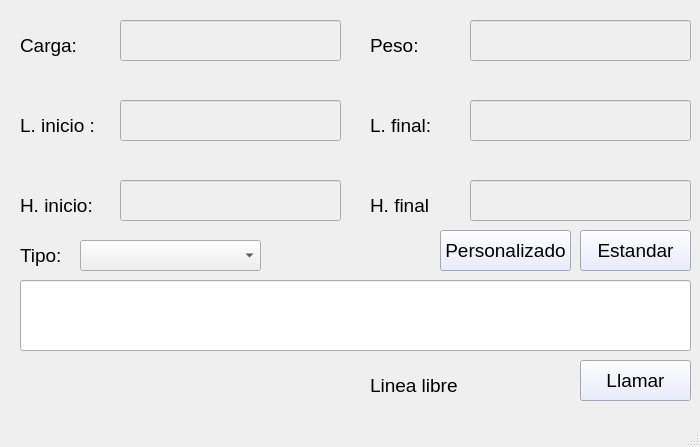
<?xml version="1.0" encoding="UTF-8"?>
<ui version="4.0">
 <class>MainWindow</class>
 <widget class="QMainWindow" name="MainWindow">
  <property name="geometry">
   <rect>
    <x>0</x>
    <y>0</y>
    <width>700</width>
    <height>447</height>
   </rect>
  </property>
  <property name="windowTitle">
   <string>MainWindow</string>
  </property>
  <widget class="QWidget" name="centralwidget">
   <widget class="QLineEdit" name="CargaT">
    <property name="enabled">
     <bool>false</bool>
    </property>
    <property name="geometry">
     <rect>
      <x>120</x>
      <y>20</y>
      <width>221</width>
      <height>41</height>
     </rect>
    </property>
    <property name="font">
     <font>
      <pointsize>14</pointsize>
     </font>
    </property>
    <property name="clearButtonEnabled">
     <bool>true</bool>
    </property>
   </widget>
   <widget class="QLabel" name="labelAdminNuevo_4">
    <property name="geometry">
     <rect>
      <x>20</x>
      <y>30</y>
      <width>91</width>
      <height>31</height>
     </rect>
    </property>
    <property name="font">
     <font>
      <pointsize>14</pointsize>
     </font>
    </property>
    <property name="text">
     <string>Carga:</string>
    </property>
   </widget>
   <widget class="QLabel" name="labelAdminNuevo_5">
    <property name="geometry">
     <rect>
      <x>20</x>
      <y>110</y>
      <width>91</width>
      <height>31</height>
     </rect>
    </property>
    <property name="font">
     <font>
      <pointsize>14</pointsize>
     </font>
    </property>
    <property name="text">
     <string>L. inicio :</string>
    </property>
   </widget>
   <widget class="QLineEdit" name="LugarIT">
    <property name="enabled">
     <bool>false</bool>
    </property>
    <property name="geometry">
     <rect>
      <x>120</x>
      <y>100</y>
      <width>221</width>
      <height>41</height>
     </rect>
    </property>
    <property name="font">
     <font>
      <pointsize>14</pointsize>
     </font>
    </property>
    <property name="clearButtonEnabled">
     <bool>true</bool>
    </property>
   </widget>
   <widget class="QLabel" name="labelAdminNuevo_6">
    <property name="geometry">
     <rect>
      <x>20</x>
      <y>190</y>
      <width>91</width>
      <height>31</height>
     </rect>
    </property>
    <property name="font">
     <font>
      <pointsize>14</pointsize>
     </font>
    </property>
    <property name="text">
     <string>H. inicio:</string>
    </property>
   </widget>
   <widget class="QLineEdit" name="HoraIT">
    <property name="enabled">
     <bool>false</bool>
    </property>
    <property name="geometry">
     <rect>
      <x>120</x>
      <y>180</y>
      <width>221</width>
      <height>41</height>
     </rect>
    </property>
    <property name="font">
     <font>
      <pointsize>14</pointsize>
     </font>
    </property>
    <property name="clearButtonEnabled">
     <bool>true</bool>
    </property>
   </widget>
   <widget class="QLabel" name="labelAdminNuevo_7">
    <property name="geometry">
     <rect>
      <x>370</x>
      <y>190</y>
      <width>91</width>
      <height>31</height>
     </rect>
    </property>
    <property name="font">
     <font>
      <pointsize>14</pointsize>
     </font>
    </property>
    <property name="text">
     <string>H. final</string>
    </property>
   </widget>
   <widget class="QLabel" name="labelAdminNuevo_8">
    <property name="geometry">
     <rect>
      <x>370</x>
      <y>30</y>
      <width>91</width>
      <height>31</height>
     </rect>
    </property>
    <property name="font">
     <font>
      <pointsize>14</pointsize>
     </font>
    </property>
    <property name="text">
     <string>Peso:</string>
    </property>
   </widget>
   <widget class="QLineEdit" name="HoraFT">
    <property name="enabled">
     <bool>false</bool>
    </property>
    <property name="geometry">
     <rect>
      <x>470</x>
      <y>180</y>
      <width>221</width>
      <height>41</height>
     </rect>
    </property>
    <property name="font">
     <font>
      <pointsize>14</pointsize>
     </font>
    </property>
    <property name="clearButtonEnabled">
     <bool>true</bool>
    </property>
   </widget>
   <widget class="QLineEdit" name="PesoT">
    <property name="enabled">
     <bool>false</bool>
    </property>
    <property name="geometry">
     <rect>
      <x>470</x>
      <y>20</y>
      <width>221</width>
      <height>41</height>
     </rect>
    </property>
    <property name="font">
     <font>
      <pointsize>14</pointsize>
     </font>
    </property>
    <property name="clearButtonEnabled">
     <bool>true</bool>
    </property>
   </widget>
   <widget class="QLineEdit" name="LugarFT">
    <property name="enabled">
     <bool>false</bool>
    </property>
    <property name="geometry">
     <rect>
      <x>470</x>
      <y>100</y>
      <width>221</width>
      <height>41</height>
     </rect>
    </property>
    <property name="font">
     <font>
      <pointsize>14</pointsize>
     </font>
    </property>
    <property name="clearButtonEnabled">
     <bool>true</bool>
    </property>
   </widget>
   <widget class="QLabel" name="labelAdminNuevo_9">
    <property name="geometry">
     <rect>
      <x>370</x>
      <y>110</y>
      <width>91</width>
      <height>31</height>
     </rect>
    </property>
    <property name="font">
     <font>
      <pointsize>14</pointsize>
     </font>
    </property>
    <property name="text">
     <string>L. final:</string>
    </property>
   </widget>
   <widget class="QPushButton" name="BotonLlamada">
    <property name="geometry">
     <rect>
      <x>580</x>
      <y>360</y>
      <width>111</width>
      <height>41</height>
     </rect>
    </property>
    <property name="font">
     <font>
      <pointsize>14</pointsize>
     </font>
    </property>
    <property name="styleSheet">
     <string notr="true">background-color: rgb(226, 231, 255);</string>
    </property>
    <property name="text">
     <string>Llamar</string>
    </property>
    <property name="icon">
     <iconset>
      <normaloff>../backup_usb-2022/documentos/Kinect/FinalVersion/buscar.svg</normaloff>../backup_usb-2022/documentos/Kinect/FinalVersion/buscar.svg</iconset>
    </property>
   </widget>
   <widget class="QLabel" name="LabelLlamada">
    <property name="geometry">
     <rect>
      <x>370</x>
      <y>370</y>
      <width>131</width>
      <height>31</height>
     </rect>
    </property>
    <property name="font">
     <font>
      <pointsize>14</pointsize>
     </font>
    </property>
    <property name="text">
     <string>Linea libre</string>
    </property>
   </widget>
   <widget class="QComboBox" name="TCamion">
    <property name="geometry">
     <rect>
      <x>80</x>
      <y>240</y>
      <width>181</width>
      <height>31</height>
     </rect>
    </property>
    <property name="font">
     <font>
      <pointsize>12</pointsize>
     </font>
    </property>
   </widget>
   <widget class="QLabel" name="labelAdminNuevo_10">
    <property name="geometry">
     <rect>
      <x>20</x>
      <y>240</y>
      <width>91</width>
      <height>31</height>
     </rect>
    </property>
    <property name="font">
     <font>
      <pointsize>14</pointsize>
     </font>
    </property>
    <property name="text">
     <string>Tipo:</string>
    </property>
   </widget>
   <widget class="QLineEdit" name="Text_pers">
    <property name="geometry">
     <rect>
      <x>20</x>
      <y>280</y>
      <width>671</width>
      <height>71</height>
     </rect>
    </property>
    <property name="font">
     <font>
      <pointsize>14</pointsize>
     </font>
    </property>
    <property name="alignment">
     <set>Qt::AlignLeading|Qt::AlignLeft|Qt::AlignTop</set>
    </property>
    <property name="clearButtonEnabled">
     <bool>true</bool>
    </property>
   </widget>
   <widget class="QPushButton" name="B_personalizado">
    <property name="geometry">
     <rect>
      <x>440</x>
      <y>230</y>
      <width>131</width>
      <height>41</height>
     </rect>
    </property>
    <property name="font">
     <font>
      <pointsize>14</pointsize>
     </font>
    </property>
    <property name="styleSheet">
     <string notr="true">background-color: rgb(226, 231, 255);</string>
    </property>
    <property name="text">
     <string>Personalizado</string>
    </property>
    <property name="icon">
     <iconset>
      <normaloff>../backup_usb-2022/documentos/Kinect/FinalVersion/buscar.svg</normaloff>../backup_usb-2022/documentos/Kinect/FinalVersion/buscar.svg</iconset>
    </property>
   </widget>
   <widget class="QPushButton" name="B_estandar">
    <property name="geometry">
     <rect>
      <x>580</x>
      <y>230</y>
      <width>111</width>
      <height>41</height>
     </rect>
    </property>
    <property name="font">
     <font>
      <pointsize>14</pointsize>
     </font>
    </property>
    <property name="styleSheet">
     <string notr="true">background-color: rgb(226, 231, 255);</string>
    </property>
    <property name="text">
     <string>Estandar</string>
    </property>
    <property name="icon">
     <iconset>
      <normaloff>../backup_usb-2022/documentos/Kinect/FinalVersion/buscar.svg</normaloff>../backup_usb-2022/documentos/Kinect/FinalVersion/buscar.svg</iconset>
    </property>
   </widget>
  </widget>
  <widget class="QMenuBar" name="menubar">
   <property name="geometry">
    <rect>
     <x>0</x>
     <y>0</y>
     <width>700</width>
     <height>21</height>
    </rect>
   </property>
  </widget>
  <widget class="QStatusBar" name="statusbar"/>
 </widget>
 <resources/>
 <connections/>
</ui>
